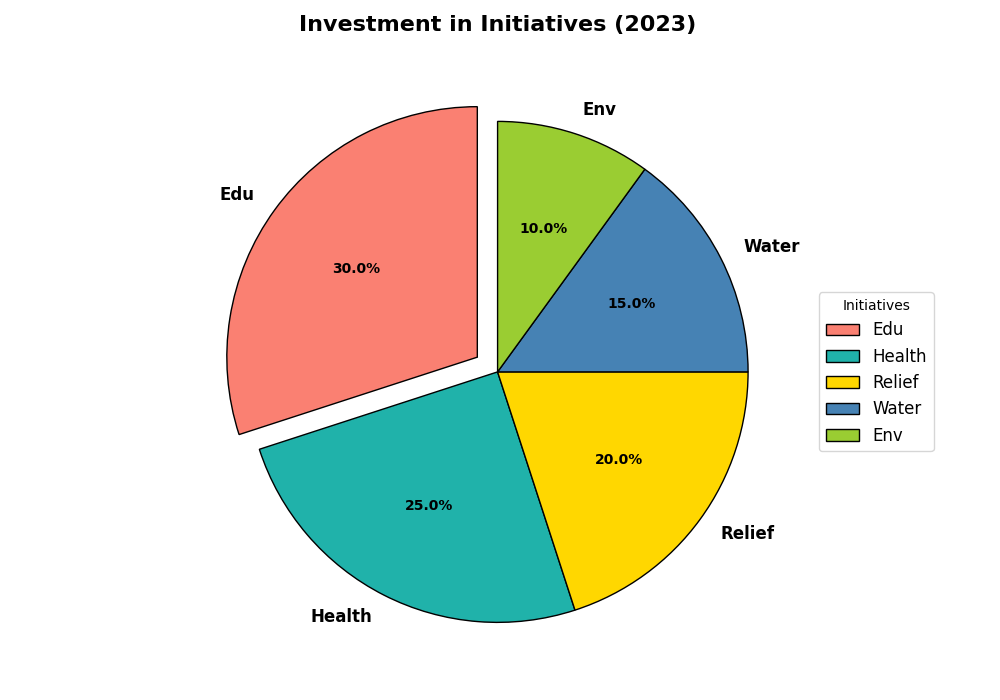

Reproduce this figure in Python.
import matplotlib.pyplot as plt

# Define the initiatives and their respective investment percentages
initiatives = ['Edu', 'Health', 'Relief', 'Water', 'Env']
investment_percentages = [30, 25, 20, 15, 10]

# Define custom colors for each initiative
colors = ['#FA8072', '#20B2AA', '#FFD700', '#4682B4', '#9ACD32']

# Highlight the 'Education' sector by exploding it slightly
explode = (0.1, 0, 0, 0, 0)

# Create the pie chart
plt.figure(figsize=(10, 7))
wedges, texts, autotexts = plt.pie(
    investment_percentages, 
    labels=initiatives, 
    autopct='%1.1f%%', 
    startangle=90, 
    colors=colors, 
    explode=explode,
    wedgeprops={'edgecolor': 'black'}
)

# Customize text appearance
for text in texts:
    text.set_fontsize(12)
    text.set_weight('bold')
for autotext in autotexts:
    autotext.set_fontsize(10)
    autotext.set_weight('bold')
    autotext.set_color('black')

# Add a concise title to the pie chart
plt.title("Investment in Initiatives (2023)", fontsize=16, fontweight='bold', pad=20)

# Add a legend to the chart
plt.legend(wedges, initiatives, title="Initiatives", loc='center left', bbox_to_anchor=(1, 0, 0.5, 1), fontsize=12)

# Automatically adjust layout to prevent overlap
plt.tight_layout()

# Show the chart
plt.show()
